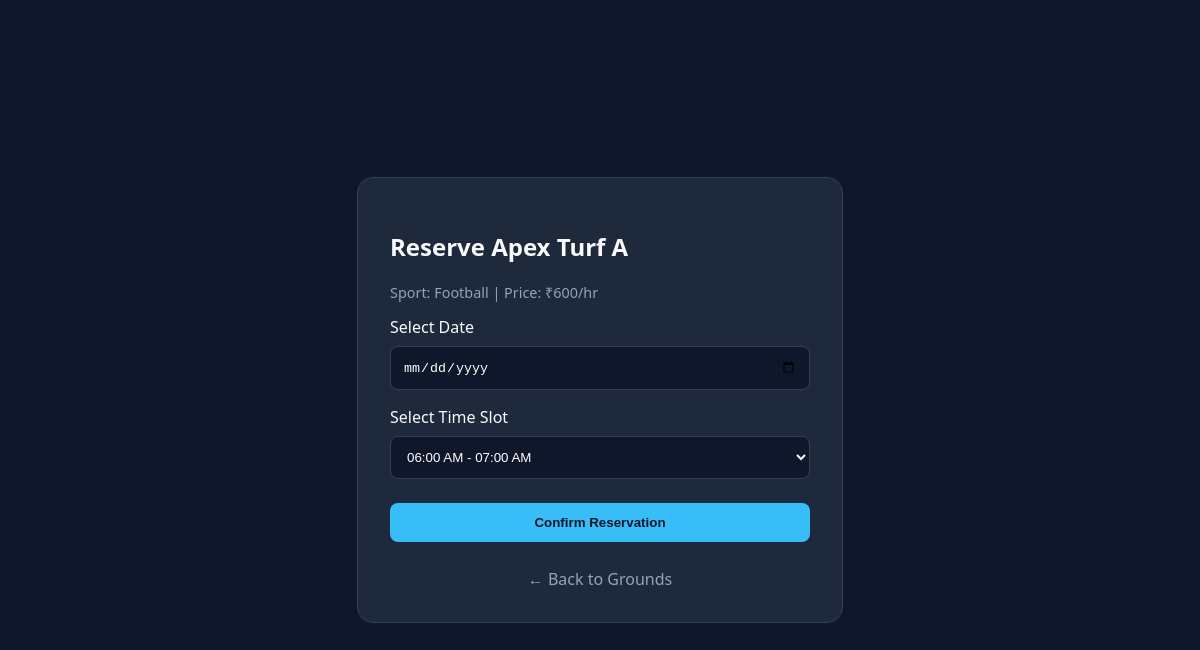
Page /book/1 (signed in) on the committed database.
### app.py (models this page shows)
class Ground(db.Model):
    id = db.Column(db.Integer, primary_key=True)
    name = db.Column(db.String(100), nullable=False)
    sport_type = db.Column(db.String(50), nullable=False)
    location = db.Column(db.String(100), nullable=False)
    price_per_hour = db.Column(db.Integer, default=500)
    status = db.Column(db.String(20), default='Available')

### app.py (the view, shortened to what this page needs)
@app.route('/book/<int:ground_id>', methods=['GET', 'POST'])
@login_required
def create_booking(ground_id):
    ground = Ground.query.get_or_404(ground_id)
    error_message = None
    return render_template('booking_form.html', ground=ground, error=error_message)

### app.py (called while the page is built)
@login_manager.user_loader
def load_user(user_id):
    return User.query.get(int(user_id))

### templates/booking_form.html (shortened to what this page needs)
<!DOCTYPE html>
<html lang="en">
<head>
</head>
<body>
    <div class="card">
        <h2>Reserve {{ ground.name }}</h2>
        <p style="color: #94a3b8; font-size: 0.9rem;">Sport: {{ ground.sport_type }} | Price: ₹{{ ground.price_per_hour or 500 }}/hr</p>
        <form method="POST">
            <label>Select Date</label>
            <input type="date" id="date" name="date" required>
            <label>Select Time Slot</label>
            <select id="slot" name="slot" required>
                <option value="06:00-07:00">06:00 AM - 07:00 AM</option>
            </select>
            <button type="submit">Confirm Reservation</button>
        </form>
        <a href="{{ url_for('ground_list') }}" style="color: #94a3b8; text-decoration: none; display: block; text-align: center; margin-top: 10px;">← Back to Grounds</a>
    </div>
</body>
</html>

### templates/booking_form.html (style rules this page uses)
body { font-family: system-ui, sans-serif; background: #0f172a; color: #f8fafc; display: flex; justify-content: center; align-items: center; min-height: 100vh; margin: 0; }
.card { background: #1e293b; padding: 32px; border-radius: 16px; border: 1px solid #334155; width: 100%; max-width: 420px; }
input, select, button { width: 100%; padding: 12px; margin-top: 8px; margin-bottom: 16px; background: #0f172a; border: 1px solid #334155; border-radius: 8px; color: #fff; box-sizing: border-box; }
button { background: #38bdf8; color: #0f172a; font-weight: 700; border: none; cursor: pointer; }

### rows in the picture
Ground: name "Apex Turf A", sport_type "Football", price_per_hour "600"
